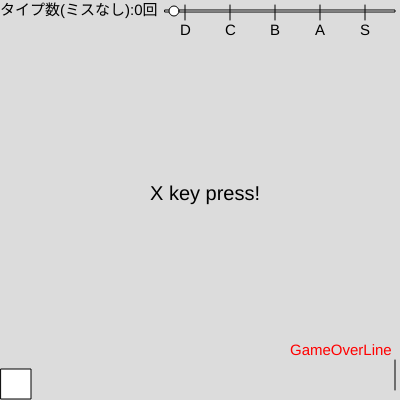
Frame 1 (no input)
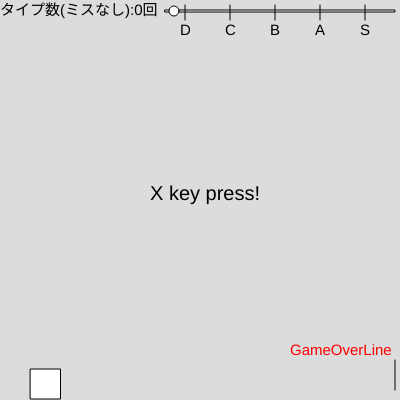
Frame 60 (no input)
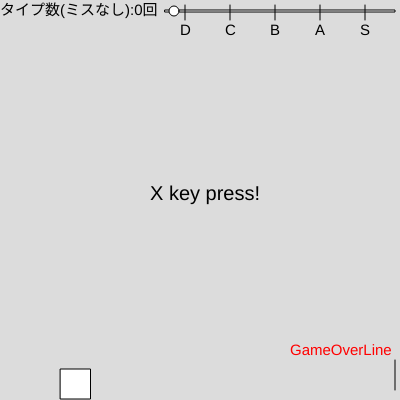
Frame 120 (the mouse pressed at the canvas centre since frame 60)

The p5.js sketch that drew these frames (run headless with seeded random() and noise() and a simulated clock; from frame 60 on, the mouse is pressed at the canvas centre):

// p5.js sketch
// ── sketch.js
let keys = ["A", "B", "C", "D", "E", "F", "G", "H", "I", "J", "K", "L", "M", "N", "O", "P", "Q", "R", "S", "T", "U", "V", "W", "X", "Y", "Z"];
let keycode = [65, 66, 67, 68, 69, 70, 71, 72, 73, 74, 75, 76, 77, 78, 79, 80, 81, 82, 83, 84, 85, 86, 87, 88, 89, 90]
let hyouka = ["D", "C", "B", "A", "S"]
let randoms = Math.floor(Math.random() * 26);
let ok = 0;
let ng = 0;
let x = 0;
let speed = 0.5;
let kankaku = 0;
function setup() {
    createCanvas(400, 400);
}

function draw() {
    background(220);
    texts();
    if (keyIsPressed === true) {
        runs();
    }
    character();
    speedBar();
    speedBarText();
    gameOverLine();
}
function runs() {
    if (keyIsDown(keycode[randoms])) {
        ok++;
        x = 0;
        speed = speed + 0.25;
        console.log("\"" + keys[randoms] + "\" key pressed");
        randoms = Math.floor(Math.random() * 26);
    } else {
        ng++;
    }
    console.log("タイプ数(ミスなし):" + ok + "回");
}
function texts() {
    fill("black");
    textSize(15);
    text(("タイプ数(ミスなし):" + ok + "回"), 0, 15);
    textSize(20);
    text(keys[randoms] + " key press!", 150, 200);
}
function character() {
    fill("whilte");
    rect(x + 1, 369, 30, 30);
    x = x + speed;
    if (x >= 365) {
        noLoop();
    }
}
function speedBar() {
    fill("white")
    rect(165, 10, 230, 2);
    ellipse(165 + speed * 18, 11, 10, 10);
}
function speedBarText() {
    fill("black");
    textSize(15)
    kankaku = 0;
    for (let i = 0; i < 5; i += 1) {
        line(185 + kankaku, 5, 185 + kankaku, 20);
        text(hyouka[i], 180 + kankaku, 35);
        kankaku += 45
    }
}
function gameOverLine() {
    fill("black");
    line(395, 360, 395, 390);
    textSize(15);
    fill("red");
    text("GameOverLine", 290, 355);
    fill("defolt");
}
